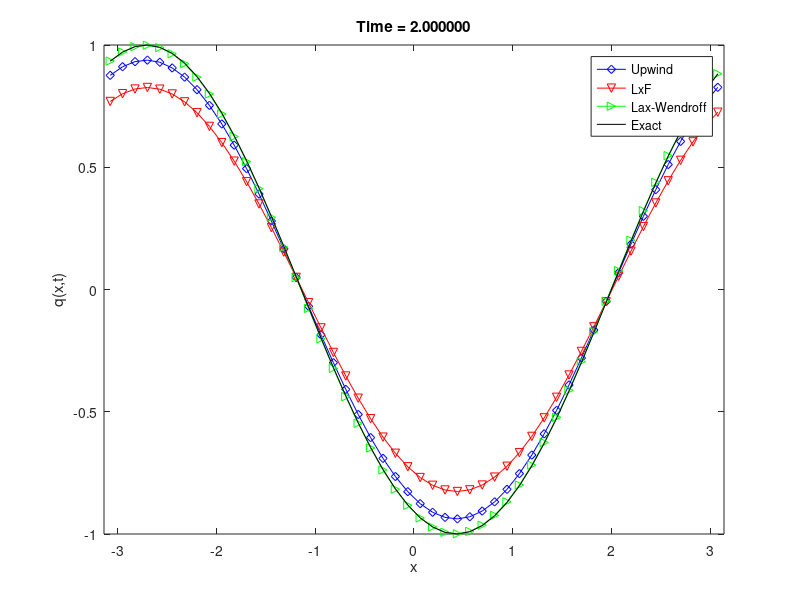

Write the MATLAB code that produced this figure.
%% FVM for 1D linear scalar conservation laws : smooth cases
%% q_t + u*q_x = 0, x \in (-1,1)
%% IC: q(x,0) = q0(x) = sin(pi*x)
%% BC: periodic boundary condition
%%

clear all
close all
clc

% problem setting
xa = -pi; xb = pi;    % computational domain
ubar = 1;
f = @(q) ubar * q;    % flux function 
q0 = @(x) sin( x );   % initial condition
dq0 = @(x) -cos( x ); % antiderivative of IC
qexact = @(x,t) q0( x - ubar * t );


% spartial grid data
nx = 50;
dx = (xb - xa) / nx;
xnode = (xa:dx:xb);
for j = 1:nx
    x(j).left = xnode(j);
    x(j).right = xnode(j+1);
    x(j).center = 0.5 * ( x(j).left + x(j).right );
    x(j).dx = x(j).right - x(j).left;
end
xcenter = zeros(nx,1);
for j = 1:nx
   xcenter(j) =  x(j).center;
end

% temporal grid data
tfinal = 2;
cfl = 0.5;
dt = cfl * dx / ubar;
t = (0:dt:tfinal);
if t(end) < tfinal
    t = [t, tfinal];
end
nt = length(t);
dt = dt * ones(nt,1);
dt(end) = t(end) - t(end-1);

% FVM setting
% upwind scheme
QcurrentUP = zeros(nx,1);   % FV solution at current time step
QnextUP = zeros(nx,1);      % FV solution at next time step
% Lax-Friedrichs scheme
QcurrentLxF = zeros(nx,1);   % FV solution at current time step
QnextLxF = zeros(nx,1);      % FV solution at next time step
% Lax-Wendroff scheme
QcurrentLW = zeros(nx,1);   % FV solution at current time step
QnextLW = zeros(nx,1);      % FV solution at next time step

% initial condition
for j = 1:nx
    QcurrentUP(j) = ( dq0(x(j).right) - dq0(x(j).left) ) / x(j).dx;
    QcurrentLxF(j) = ( dq0(x(j).right) - dq0(x(j).left) ) / x(j).dx;
    QcurrentLW(j) = ( dq0(x(j).right) - dq0(x(j).left) ) / x(j).dx;
end

% time looping
figure;
for n = 2:nt
    % periodic BC
    Qnp1UP = QcurrentUP(1);      % Q(nx+1) = Q(1)    
    Q0UP = QcurrentUP(end);      % Q(0) = Q(nx)
    Qnp1LxF = QcurrentLxF(1);    % Q(nx+1) = Q(1)
    Q0LxF = QcurrentLxF(end);    % Q(0) = Q(nx)
    Qnp1LW = QcurrentLW(1);      % Q(nx+1) = Q(1)  
    %Qnp2LW = QcurrentLW(2);      % Q(nx+2) = Q(2)  
    Q0LW = QcurrentLW(end);      % Q(0) = Q(nx)
    %Qm1LW = QcurrentLW(end-1);   % Q(-1) = Q(nx-1)    
    
    %=== 1st-order upwind FV ===
    % Qnext(j) = Qcurrent(j) - dt/dx*( Fcurrent(j+1/2) - Fcurrent(j-1/2) )
    % Fcurrent(j+1/2) = Qcurrent(j)   
    Fright = f(QcurrentUP(1));
    Fleft = f(Q0UP);
    QnextUP(1) = QcurrentUP(1) - dt(n)/x(1).dx * ( Fright - Fleft );
    for j = 2:nx
        % numerical flux functions
        Fright = f(QcurrentUP(j));
        Fleft = f(QcurrentUP(j-1));
        
        % FVM:
        QnextUP(j) = QcurrentUP(j) - dt(n)/x(j).dx * ( Fright - Fleft );
    end    
    
    %=== 1st-order Lax-Friedrichs FV ===
    % Qnext(j) = Qcurrent(j) - dt/dx*( Fcurrent(j+1/2) - Fcurrent(j-1/2) )
    % Fcurrent(j+1/2) = 0.5*(f(Q(j)) + f(Q(j+1))) - 0.5*dx/dt*(Q(j+1) - Q(j))
    Fright = 0.5*( f(QcurrentLxF(1)) + f(QcurrentLxF(2)) )...
        - 0.5*x(1).dx/dt(n)*( QcurrentLxF(2) - QcurrentLxF(1) );
    Fleft = 0.5*( f(Q0LxF) + f(QcurrentLxF(1)) )...
        - 0.5*x(1).dx/dt(n)*( QcurrentLxF(1) - Q0LxF );
    QnextLxF(1) = QcurrentLxF(1) - dt(n)/x(1).dx * ( Fright - Fleft );
    for j = 2:nx-1
        % numerical flux functions
        Fright = 0.5*( f(QcurrentLxF(j)) + f(QcurrentLxF(j+1)) )...
            - 0.5*x(j).dx/dt(n)*( QcurrentLxF(j+1) - QcurrentLxF(j) );
        Fleft = 0.5*( f(QcurrentLxF(j-1)) + f(QcurrentLxF(j)) )...
            - 0.5*x(j).dx/dt(n)*( QcurrentLxF(j) - QcurrentLxF(j-1) );
        
        % FVM:
        QnextLxF(j) = QcurrentLxF(j) - dt(n)/x(j).dx * ( Fright - Fleft );
    end    
    Fright = 0.5*( f(QcurrentLxF(nx)) + f(Qnp1LxF) ) - 0.5*x(nx).dx/dt(n)*( Qnp1LxF - QcurrentLxF(nx) );
    Fleft = 0.5*( f(QcurrentLxF(nx-1)) + f(QcurrentLxF(nx)) ) - 0.5*x(nx).dx/dt(n)*( QcurrentLxF(nx) - QcurrentLxF(nx-1) );
    QnextLxF(nx) = QcurrentLxF(nx) - dt(n)/x(nx).dx * ( Fright - Fleft );
    
    %=== 2nd-order Lax-Wendroff ===
    % Qnext(j) = Qcurrent(j) - dt/dx*( Fcurrent(j+1/2) - Fcurrent(j-1/2) )
    % Fcurrent(j+1/2) = 0.5*(f(Q(j)) + f(Q(j+1))) - 0.5*ubar*dt/dx*(f(Q(j+1)) - f(Q(j)))
    Fright = 0.5*( f(QcurrentLW(1)) + f(QcurrentLW(2)) ) - 0.5*ubar*dt(n)/x(1).dx*( f(QcurrentLW(2)) - f(QcurrentLW(1)) );
    Fleft = 0.5*( f(Q0LW) + f(QcurrentLW(1)) ) - 0.5*ubar*dt(n)/x(j).dx*( f(QcurrentLW(1)) - f(Q0LW) );
    QnextLW(1) = QcurrentLW(1) - dt(n)/x(1).dx * ( Fright - Fleft );
    for j = 2:nx-1
        % numerical flux functions
        Fright = 0.5*( f(QcurrentLW(j)) + f(QcurrentLW(j+1)) ) - 0.5*ubar*dt(n)/x(j).dx*( f(QcurrentLW(j+1)) - f(QcurrentLW(j)) );
        Fleft = 0.5*( f(QcurrentLW(j-1)) + f(QcurrentLW(j)) ) - 0.5*ubar*dt(n)/x(j).dx*( f(QcurrentLW(j)) - f(QcurrentLW(j-1)) );
        
        % FVM:
        QnextLW(j) = QcurrentLW(j) - dt(n)/x(j).dx * ( Fright - Fleft );
    end 
    Fright = 0.5*( f(QcurrentLW(nx)) + f(Qnp1LW) ) - 0.5*ubar*dt(n)/x(nx).dx*( f(Qnp1LW) - f(QcurrentLW(nx)) );
    Fleft = 0.5*( f(QcurrentLW(nx-1)) + f(QcurrentLW(nx)) ) - 0.5*ubar*dt(n)/x(nx).dx*( f(QcurrentLW(nx)) - f(QcurrentLW(nx-1)) );
    QnextLW(nx) = QcurrentLW(nx) - dt(n)/x(nx).dx * ( Fright - Fleft );
    
    
    % plotting current solution
    plot(xcenter, QcurrentUP,'-db',...
         xcenter, QcurrentLxF,'-vr',...
         xcenter, QcurrentLW,'->g',...
         xcenter, qexact(xcenter,t(n)),'-k');
    axis([xa xb, -1, 1]);
    xlabel('x'); ylabel('q(x,t)');
    title(sprintf('Time = %f',t(n)));
    legend('Upwind','LxF','Lax-Wendroff','Exact');
    pause(0.5);
    
    % update next time step
    QcurrentUP = QnextUP;
    QcurrentLxF = QnextLxF;
    QcurrentLW = QnextLW;
end

% plotting at final time
plot(xcenter, QcurrentUP,'-db',...
     xcenter, QcurrentLxF,'-vr',...
     xcenter, QcurrentLW,'->g',...
     xcenter, qexact(xcenter,t(n)),'-k');
axis([xa xb, -1, 1]);
xlabel('x'); ylabel('q(x,t)');
title(sprintf('Time = %f',t(n)));
legend('Upwind','LxF','Lax-Wendroff','Exact');


























































